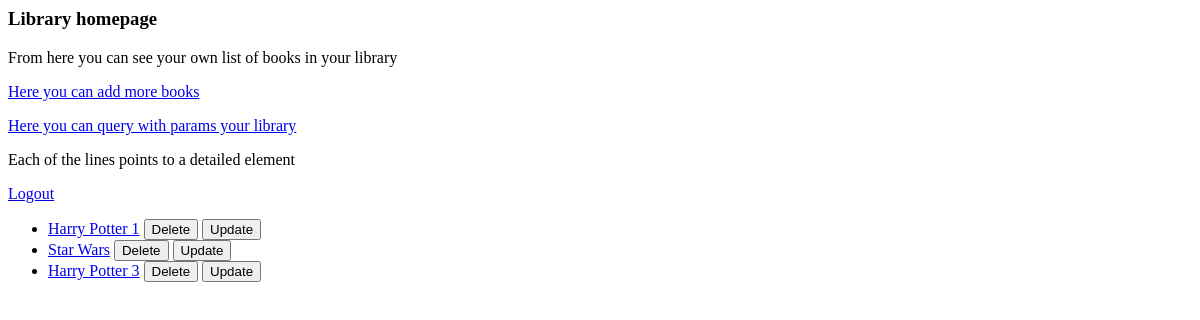
The app's page /library/ (signed in), older data.
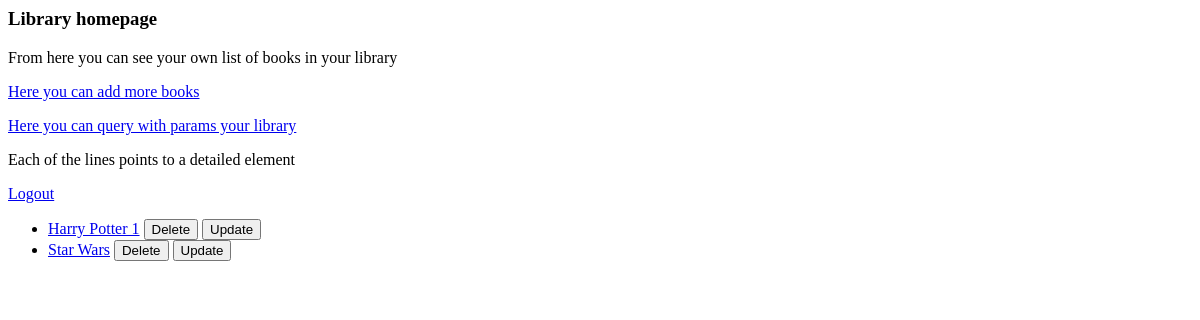
The same page, newer data.
### libraryManager/models.py (models this page shows, shortened)
class Book(models.Model):
    objects = SoftDeletableManager()
    archive_objects = models.Manager()
    deleted_ts = models.DateTimeField(null=True)
    author = models.CharField(max_length=50)
    title = models.CharField(max_length=50)
    category = models.ForeignKey(Category, on_delete=models.CASCADE)
    page = models.PositiveIntegerField()
    already_read = models.BooleanField(default=False)
    date_of_read = models.DateField(default=None, null=True, blank=True)
    date_of_create = models.DateField(default=timezone.now())

### libraryManager/views.py (the view)
# urls.py: path('', views.IndexView.as_view(), name='index'),
class IndexView(generic.ListView):
    template_name = 'libraryManager/index.html'
    context_object_name = 'all_books'
    def get_queryset(self):
        return Book.objects.all()

### libraryManager/soft_delete_query_set.py (called while the page is built)
    def get_queryset(self):
        return SoftDeletableQS(
            model=self.model, using=self._db, hints=self._hints
        ).filter(
            deleted_ts__isnull=True
        )

### libraryManager/templates/libraryManager/index.html (shortened to what this page needs)
<div class="container-fluid">
    <h3>Library homepage</h3>
    <p>From here you can see your own list of books in your library</p>
    <a class="nav-link" href="{% url 'libraryManager:add-form'%}">Here you can add more books</a>
    <a class="nav-link" href="{% url 'libraryManager:query'%}">Here you can query with params your library</a>
    <p>Each of the lines points to a detailed element</p>
    {% if user.is_authenticated %}
    <a class="nav-link" href="{% url 'libraryManager:logout'%}">Logout</a>
    {% endif %}
</div>
<nav class="navbar navbar-expand-sm bg-light">
    <ul class="navbar-nav">
        {% if all_books %}
        {% for book in all_books %}
        <li class="nav-item">
            <a class="nav-link" href="{% url 'libraryManager:detail' book.id%}"> {{ book.title }}</a>
            <form action="{% url 'libraryManager:delete' book.id%}" method="post" style="display: inline;">
                <button type="submit" class="btn btn-default btn-lg">Delete</button>
            </form>
            <form action="{% url 'libraryManager:update-form' book.id%}" method="get" style="display: inline;">
                <button type="submit" class="btn btn-default btn-lg">Update</button>
            </form>
        </li>
        {%endfor%}
        {% else %}
        <h2>You dont have any books</h2>
        {% endif %}
    </ul>
</nav>

Row changes from the older to the newer data that the page shows:
no longer on this page (row edited): Book: title "Harry Potter 3"
